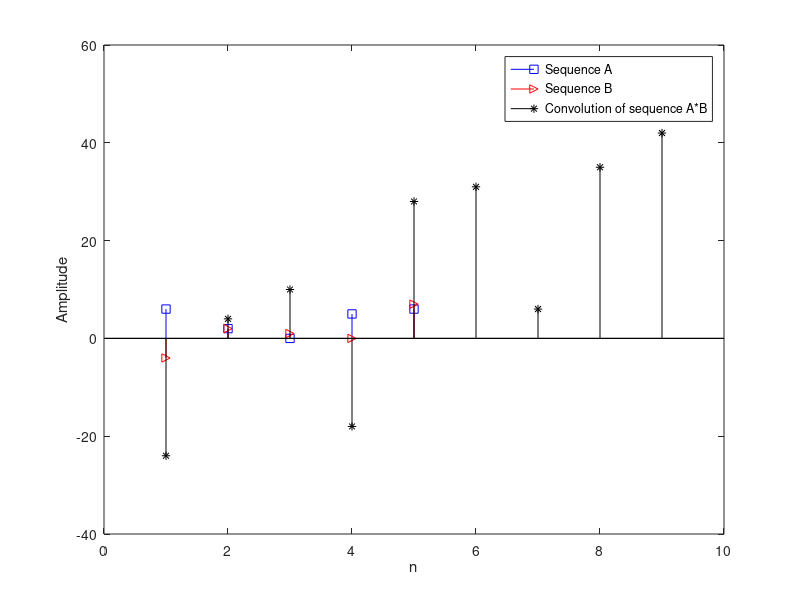

MATLAB code to generate this figure:
A=[6 2 0 5 6];
B=[-4 2 1 0 7];
Y=conv(A,B);
stem(A,'bs')
hold on 
stem(B,'r>')
hold on
stem(Y,'k*')
legend('Sequence A','Sequence B','Convolution of sequence A*B')
xlabel('n')
ylabel('Amplitude')
length(Y)
